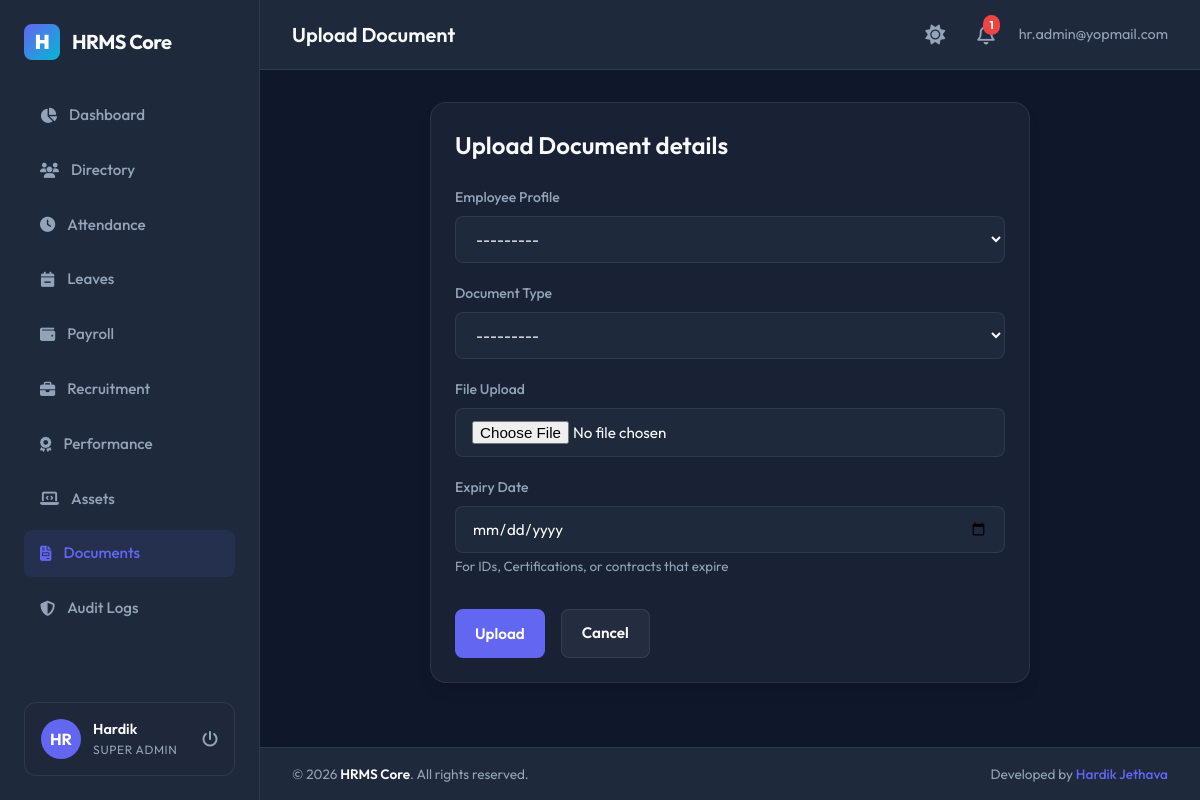
Screenshot of /documents/upload/ (signed in) with the database file from the repository.
### apps/accounts/models.py (models this page shows, shortened)
class User(AbstractBaseUser, PermissionsMixin, TimeStampedModel):
    ROLE_CHOICES = (
        ('Super Admin', 'Super Admin'),
        ('HR Manager', 'HR Manager'),
        ('Department Manager', 'Department Manager'),
        ('Employee', 'Employee'),
    )
    email = models.EmailField(unique=True)
    employee_code = models.CharField(max_length=50, unique=True, null=True, blank=True)
    role = models.CharField(max_length=30, choices=ROLE_CHOICES, default='Employee')
    is_active = models.BooleanField(default=True)
    is_staff = models.BooleanField(default=False)
    objects = UserManager()
    USERNAME_FIELD = 'email'
    REQUIRED_FIELDS = []

### apps/employees/models.py (models this page shows)
class Employee(TimeStampedModel):
    GENDER_CHOICES = (
        ('Male', 'Male'),
        ('Female', 'Female'),
        ('Other', 'Other'),
    )
    EMPLOYMENT_TYPE_CHOICES = (
        ('Full Time', 'Full Time'),
        ('Part Time', 'Part Time'),
        ('Contract', 'Contract'),
        ('Intern', 'Intern'),
    )
    EMPLOYMENT_STATUS_CHOICES = (
        ('Active', 'Active'),
        ('Probation', 'Probation'),
        ('Notice Period', 'Notice Period'),
        ('Resigned', 'Resigned'),
        ('Terminated', 'Terminated'),
    )
    user = models.OneToOneField(
        settings.AUTH_USER_MODEL,
        on_delete=models.CASCADE,
        related_name='employee_profile'
    )
    employee_id = models.CharField(max_length=50, unique=True)
    first_name = models.CharField(max_length=50)
    last_name = models.CharField(max_length=50)
    personal_email = models.EmailField(unique=True)
    phone = models.CharField(max_length=20, blank=True)
    date_of_birth = models.DateField(null=True, blank=True)
    gender = models.CharField(max_length=10, choices=GENDER_CHOICES, blank=True)
    joining_date = models.DateField()
    employment_type = models.CharField(max_length=30, choices=EMPLOYMENT_TYPE_CHOICES, default='Full Time')
    employment_status = models.CharField(max_length=30, choices=EMPLOYMENT_STATUS_CHOICES, default='Active')
    designation = models.CharField(max_length=100)
    department = models.ForeignKey(
        'departments.Department',
        on_delete=models.SET_NULL,
        null=True,
        blank=True,
        related_name='employees'
    )
    manager = models.ForeignKey(
        'self',
        on_delete=models.SET_NULL,
        null=True,
        blank=True,
        related_name='subordinates'
    )
    address = models.TextField(blank=True)
    city = models.CharField(max_length=100, blank=True)
    state = models.CharField(max_length=100, blank=True)
    country = models.CharField(max_length=100, blank=True)
    postal_code = models.CharField(max_length=20, blank=True)
    profile_picture = models.ImageField(upload_to='profile_pics/', null=True, blank=True)
    def __str__(self):
        return f"{self.first_name} {self.last_name} ({self.employee_id})"

### apps/documents/views.py (the view)
# urls.py: path('upload/', views.document_upload, name='document_upload'),
@login_required
def document_upload(request):
    if not is_hr_or_admin(request.user):
        return HttpResponseForbidden("Not authorized.")
    if request.method == 'POST':
        form = EmployeeDocumentForm(request.POST, request.FILES)
        if form.is_valid():
            form.save()
            messages.success(request, "Document uploaded successfully!")
            return redirect('document_list')
    else:
        form = EmployeeDocumentForm()
    return render(request, 'documents/document_form.html', {'form': form, 'title': 'Upload Document'})

### apps/documents/forms.py
class EmployeeDocumentForm(forms.ModelForm):
    class Meta:
        model = EmployeeDocument
        fields = ['employee', 'document_type', 'file', 'expiry_date']
        widgets = {
            'employee': forms.Select(attrs={'class': 'form-control', 'id': 'doc_employee'}),
            'document_type': forms.Select(attrs={'class': 'form-control', 'id': 'doc_type'}),
            'file': forms.FileInput(attrs={'class': 'form-control', 'id': 'doc_file'}),
            'expiry_date': forms.DateInput(attrs={'class': 'form-control', 'type': 'date', 'id': 'doc_expiry'}),
        }

### apps/documents/views.py (called while the page is built)
def is_hr_or_admin(user):
    return user.role in ('Super Admin', 'HR Manager')

### templates/documents/document_form.html (shortened to what this page needs)
{% extends 'base.html' %}
{% block page_header %}{{ title }}{% endblock %}
{% block content %}
<div style="max-width: 600px; margin: 0 auto;">
    <div class="card">
        <h2 style="font-size: 1.5rem; margin-bottom: 1.5rem; font-weight: 600;">Upload Document details</h2>
        <form method="POST" enctype="multipart/form-data">
            <div class="form-group">
                <label class="form-label" for="doc_employee">Employee Profile</label>
                {{ form.employee }}
            </div>
            <div class="form-group">
                <label class="form-label" for="doc_type">Document Type</label>
                {{ form.document_type }}
            </div>
            <div class="form-group">
                <label class="form-label" for="doc_file">File Upload</label>
                {{ form.file }}
            </div>
            <div class="form-group" style="margin-bottom: 2rem;">
                <label class="form-label" for="doc_expiry">Expiry Date</label>
                {{ form.expiry_date }}
                <small style="color: var(--text-secondary); display: block; margin-top: 0.25rem;">For IDs, Certifications, or contracts that expire</small>
            </div>
            <div style="display: flex; gap: 1rem;">
                <button type="submit" class="btn btn-primary" id="btn_save_doc">Upload</button>
                <a href="{% url 'document_list' %}" class="btn btn-secondary" id="btn_cancel_doc">Cancel</a>
            </div>
        </form>
    </div>
</div>
{% endblock %}

### templates/base.html (shortened to what this page needs)
{% load static %}
<!DOCTYPE html>
<html lang="en">
<head>
    <link rel="stylesheet" href="https://cdnjs.cloudflare.com/ajax/libs/font-awesome/6.4.0/css/all.min.css">
    <link rel="stylesheet" href="{% static 'css/styles.css' %}">
</head>
<body>
    <div class="app-container">
        {% if user.is_authenticated %}
        <aside class="sidebar">
            <div class="brand-section">
                <div class="brand-logo">H</div>
                <span>HRMS Core</span>
            </div>
            <nav style="flex-grow: 1;">
                <ul class="menu-list">
                    <li class="menu-item {% if request.resolver_match.url_name == 'dashboard' %}active{% endif %}">
                        <a href="{% url 'dashboard' %}">
                            <i class="fa-solid fa-chart-pie"></i>
                            <span>Dashboard</span>
                        </a>
                    </li>
                    <li class="menu-item {% if '/employees/' in request.path %}active{% endif %}">
                        <a href="{% url 'employee_list' %}">
                            <i class="fa-solid fa-users"></i>
                            <span>Directory</span>
                        </a>
                    </li>
                    <li class="menu-item {% if '/attendance/' in request.path %}active{% endif %}">
                        <a href="{% url 'attendance_list' %}">
                            <i class="fa-solid fa-clock"></i>
                            <span>Attendance</span>
                        </a>
                    </li>
                    <li class="menu-item {% if '/leaves/' in request.path %}active{% endif %}">
                        <a href="{% url 'leave_list' %}">
                            <i class="fa-solid fa-calendar-minus"></i>
                            <span>Leaves</span>
                        </a>
                    </li>
                    <li class="menu-item {% if '/payroll/' in request.path %}active{% endif %}">
                        <a href="{% url 'payroll_list' %}">
                            <i class="fa-solid fa-wallet"></i>
                            <span>Payroll</span>
                        </a>
                    </li>
                    {% if user.role == 'Super Admin' or user.role == 'HR Manager' %}
                    <li class="menu-item {% if '/recruitment/' in request.path %}active{% endif %}">
                        <a href="{% url 'recruitment_list' %}">
                            <i class="fa-solid fa-briefcase"></i>
                            <span>Recruitment</span>
                        </a>
                    </li>
                    {% endif %}
                    <li class="menu-item {% if '/performance/' in request.path %}active{% endif %}">
                        <a href="{% url 'performance_list' %}">
                            <i class="fa-solid fa-award"></i>
                            <span>Performance</span>
                        </a>
                    </li>
                    <li class="menu-item {% if '/assets/' in request.path %}active{% endif %}">
                        <a href="{% url 'asset_list' %}">
                            <i class="fa-solid fa-laptop-code"></i>
                            <span>Assets</span>
                        </a>
                    </li>
                    <li class="menu-item {% if '/documents/' in request.path %}active{% endif %}">
                        <a href="{% url 'document_list' %}">
                            <i class="fa-solid fa-file-invoice"></i>
                            <span>Documents</span>
                        </a>
                    </li>
                    {% if user.role == 'Super Admin' %}
                    <li class="menu-item {% if '/auditlogs/' in request.path %}active{% endif %}">
                        <a href="{% url 'audit_list' %}">
                            <i class="fa-solid fa-shield-halved"></i>
                            <span>Audit Logs</span>
                        </a>
                    </li>
                    {% endif %}
                </ul>
            </nav>
            <div class="user-profile-widget">
                <div class="user-avatar">
                    {% if user.employee_profile.profile_picture %}
                        <img src="{{ user.employee_profile.profile_picture.url }}" alt="Profile Pic">
                    {% else %}
                        <span>{{ user.email|slice:":2"|upper }}</span>
                    {% endif %}
                </div>
                <div class="user-info">
                    <span class="user-name">{{ user.employee_profile.first_name|default:"User" }}</span>
                    <span class="user-role">{{ user.role }}</span>
                </div>
                <a href="{% url 'logout' %}" style="margin-left: auto; color: var(--text-secondary);" title="Sign Out">
                    <i class="fa-solid fa-power-off"></i>
                </a>
            </div>
        </aside>
        {% endif %}
        <main class="main-content">
            {% if user.is_authenticated %}
            <header class="top-navbar">
                <div class="page-title">
                    {% block page_header %}HR Management System{% endblock %}
                </div>
                <div class="navbar-actions">
                    <button id="theme-toggle" style="background: none; border: none; font-size: 1.25rem; color: var(--text-secondary); cursor: pointer; transition: var(--transition-all); margin-right: 0.5rem; display: flex; align-items: center;" title="Toggle Light/Dark Theme">
                        <i class="fa-solid fa-sun" id="theme-toggle-icon"></i>
                    </button>
                    <div class="notification-badge" onclick="location.href='{% url 'notification_list' %}'">
                        <i class="fa-regular fa-bell"></i>
                        <span class="badge-count" id="unread-count">0</span>
                    </div>
                    <span style="font-size: 0.9rem; color: var(--text-secondary)">
                        {{ user.email }}
                    </span>
                </div>
            </header>
            {% endif %}
            <div class="content-frame">
                {% block content %}{% endblock %}
            </div>
            {% if user.is_authenticated %}
            <footer class="app-footer">
                <div class="footer-copyright">
                    &copy; {% now "Y" %} <span>HRMS Core</span>. All rights reserved.
                </div>
                <div class="footer-author">
                    Developed by <a href="https://github.com/hardikjethava-dev" target="_blank" rel="noopener noreferrer">Hardik Jethava</a>
                </div>
            </footer>
            {% endif %}
        </main>
    </div>
</body>
</html>

### rows the page displays
User: email "HR", employee_profile.first_name "Hardik", role "SUPER ADMIN", email "hr.admin@yopmail.com"
Employee: employee "---------"

### other values shown
{{ title }} "Upload Document"
